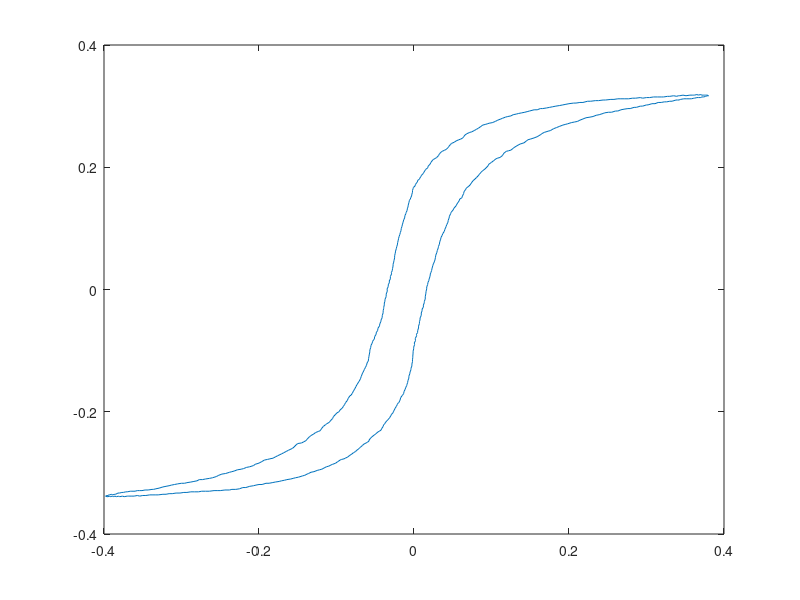

Reproduce this figure in MATLAB. (Note: this script raises an error after producing the figure.)
function area=evalarea

D=importdata('Hyst 2012 iron.CSV'); vx=D(:,2); vy=D(:,3);
plot(vx,vy);
for i=1:1:length(vx)-1
    h(i)=vx(i+1)-vx(i)
    if h(i)<0
        areatop(i)=(h(i)./2).*(vy(i+1)+vy(i))
    elseif h(i)>0
        areabot(i)=(h(i)./2).*(vy(i+1)+vy(i))
    end
end
atopcurve=sumelements(-areatop)
abotcurve=sumelements(areabot)

area=atopcurve-abotcurve
end